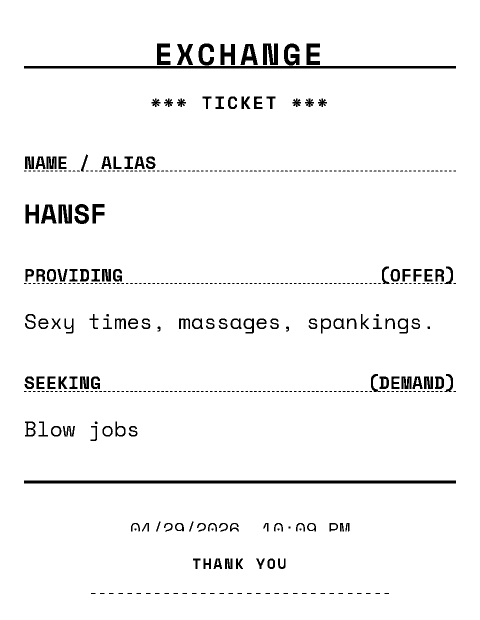
#> input picture examples/tickets/sample.png, 960 x 1239 px (shown at 1/2 size)
$ python -i image_pipeline.py   (imports and definitions only)
#> lines starting #> are read from the running program, lines starting #| are printed output that depends on the picture; after the words box and inside, x2 and y2 are one past the last pixel; in counts of white or black regions, pixels touching at a corner belong together
#> further down, picture is the input picture: PIL image 960x1239 RGBA; mean R, G, B, A 245.1, 245.1, 245.1, 255
"""Image preparation for ESC/POS thermal heads.

The pipeline mirrors the proven path from XP-80T field testing:

1. Decode the input as RGB.
2. If the source is already <= the head dot count, skip resampling — the
   client has done the work and resampling would only soften strokes.
3. Otherwise downscale (LANCZOS) to the head width.
4. Threshold to 1-bit black/white at luminance 128.
5. Bottom-pad with `pad_rows` white rows. Some thermal printers drop the
   last few raster rows on dense images while the head is in a stuck-busy
   state; padding ensures any dropped rows are blank, not content.
"""

from __future__ import annotations

from dataclasses import dataclass

from PIL import Image


@dataclass(frozen=True)
class PreparedImage:
    image: Image.Image  # mode "1"
    width: int
    height: int
    resized: bool


def prepare_for_print(
    src: Image.Image,
    *,
    print_width: int = 576,
    pad_rows: int = 24,
) -> PreparedImage:
#> called with print_width = 576, pad_rows = 24
    rgb = src.convert("RGB")
#> rgb: PIL image 960x1239 RGB; 96.1% white; 456 black regions (323 under 20 px), largest, box (x1, y1, x2, y2) and area: (48, 961, 912, 967) 5184, (48, 132, 912, 137) 4320, (526, 87, 556, 130) 995
    if rgb.width <= print_width:
        bw = rgb.convert("L").point(lambda x: 0 if x < 128 else 255, "1")
        resized = False
    else:
        ratio = print_width / rgb.width
#> ratio = 0.6
        scaled = rgb.resize((print_width, int(rgb.height * ratio)), Image.LANCZOS)
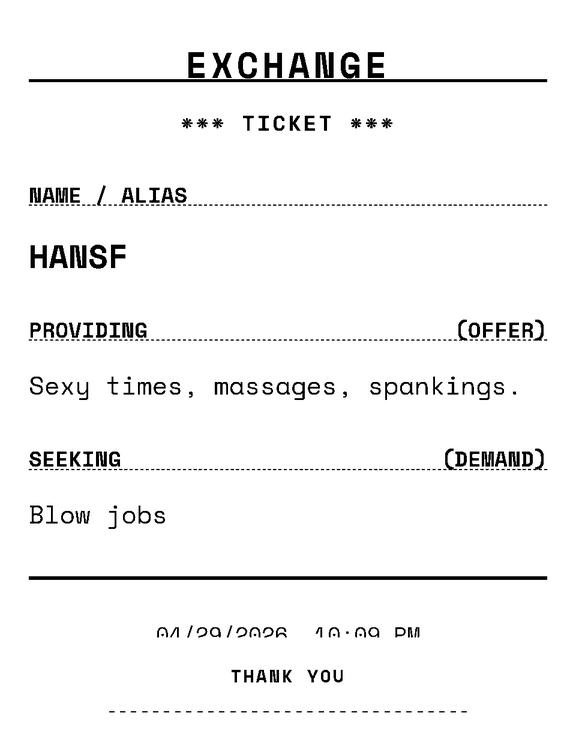
#> scaled: PIL image 576x743 RGB; min 0, max 255, mean 245
        bw = scaled.convert("L").point(lambda x: 0 if x < 128 else 255, "1")
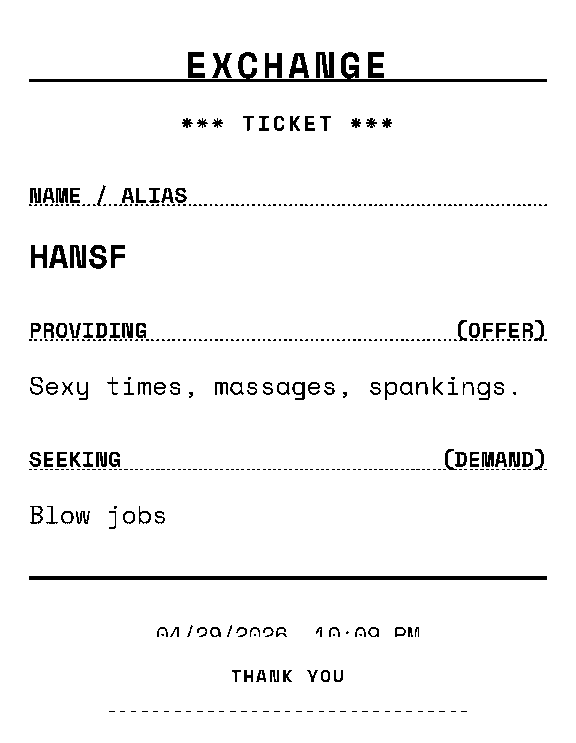
#> bw: PIL image 576x743 1; 96% white; 454 black regions (329 under 20 px), largest, box (x1, y1, x2, y2) and area: (29, 52, 547, 82) 2116, (29, 576, 547, 580) 2072, (316, 52, 334, 78) 348
        resized = True

    if pad_rows > 0:
        padded = Image.new("1", (bw.width, bw.height + pad_rows), 1)
#> padded: PIL image 576x767 1; every value is 1
        padded.paste(bw, (0, 0))
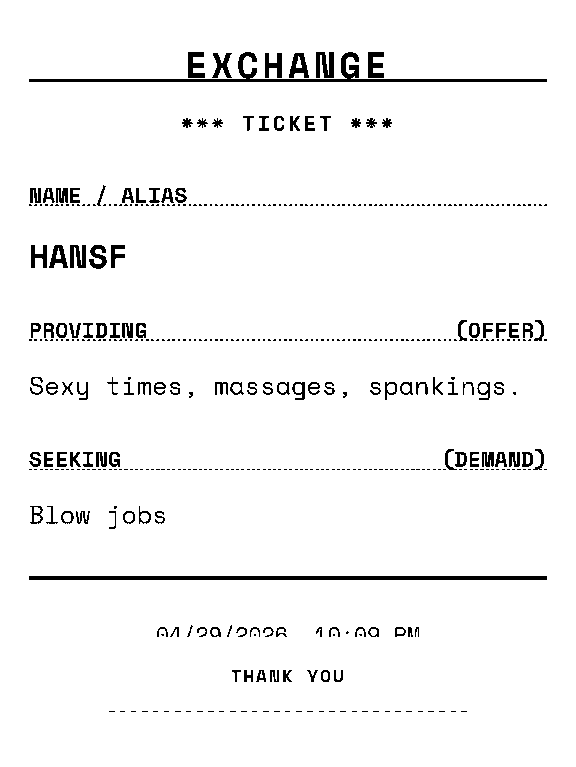
#> padded: PIL image 576x767 1; 96.1% white; 454 black regions (329 under 20 px), largest, box (x1, y1, x2, y2) and area: (29, 52, 547, 82) 2116, (29, 576, 547, 580) 2072, (316, 52, 334, 78) 348
    else:
        padded = bw

    return PreparedImage(image=padded, width=padded.width, height=padded.height, resized=resized)

>>> from PIL import Image
>>> picture = Image.open('../../examples/tickets/sample.png')
>>> result = prepare_for_print(picture)
